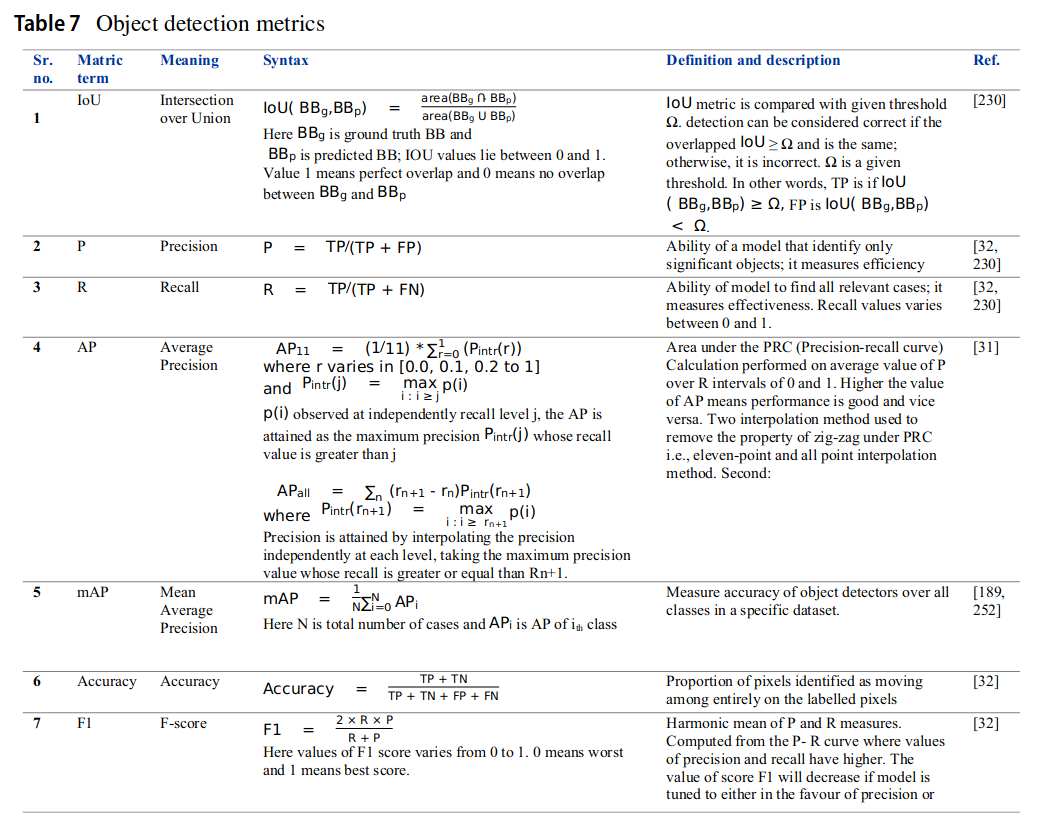
#> input picture Documents/Images/Pasted image 20240804195427.png, 1048 x 828 px; its folder holds only this picture in this run
$ python -i graph_cut.py   (imports and definitions only)
#> lines starting #> are read from the running program, lines starting #| are printed output that depends on the picture; after the words box and inside, x2 and y2 are one past the last pixel; in counts of white or black regions, pixels touching at a corner belong together
import os
import cv2
import numpy as np
from sklearn.mixture import GaussianMixture

def apply_graph_cut(image):
    # Convert image to RGB if it's grayscale
    if len(image.shape) == 2:
        image = cv2.cvtColor(image, cv2.COLOR_GRAY2RGB)

    # Reshape the image
    pixel_values = image.reshape((-1, 3))

    # Fit a Gaussian Mixture Model
    gmm = GaussianMixture(n_components=2, covariance_type='full')
    gmm.fit(pixel_values)

    # Predict labels
    labels = gmm.predict(pixel_values)

    # Reshape labels back to image shape
    segmented = labels.reshape(image.shape[:2])

    # Create a binary mask
    mask = np.zeros(segmented.shape, dtype=np.uint8)
    mask[segmented == 1] = 255

    # Apply morphological operations to clean up the mask
    kernel = np.ones((5,5), np.uint8)
    mask = cv2.morphologyEx(mask, cv2.MORPH_OPEN, kernel)
    mask = cv2.morphologyEx(mask, cv2.MORPH_CLOSE, kernel)

    return mask

def trace_foreground(image, mask):
    # Find contours
    contours, _ = cv2.findContours(mask, cv2.RETR_EXTERNAL, cv2.CHAIN_APPROX_SIMPLE)

    # Draw contours on the original image
    result = image.copy()
    cv2.drawContours(result, contours, -1, (0, 255, 0), 2)

    return result

def process_images(input_folder, output_folder):
    # Create output folder if it doesn't exist
    if not os.path.exists(output_folder):
        os.makedirs(output_folder)

    # Process each image in the input folder
    for filename in os.listdir(input_folder):
        if filename.lower().endswith(('.png', '.jpg', '.jpeg')):
            # Read the image
            image_path = os.path.join(input_folder, filename)
            image = cv2.imread(image_path)

            # Apply graph cut
            mask = apply_graph_cut(image)

            # Trace foreground
            result = trace_foreground(image, mask)

            # Save the result
            output_path = os.path.join(output_folder, f"traced_{filename}")
            cv2.imwrite(output_path, result)

            print(f"Processed: {filename}")

# Usage
input_folder = "/home/simon/OneDrive/University/Fourth_Year/Second Semester/EEE4022S/MeerVision/data/test/meerkat"
output_folder = "/home/simon/OneDrive/University/Fourth_Year/Second Semester/EEE4022S/MeerVision/Testing/Vision/results"
# [1 line not run here, left out]

>>> import cv2
>>> picture = cv2.imread('../../Documents/Images/Pasted image 20240804195427.png')
#> picture is the input picture: shape (828, 1048, 3); mean B, G, R 242.7, 242.5, 242.4
>>> result = apply_graph_cut(picture)
#> in apply_graph_cut, `segmented = labels.reshape(image.shape[:2])`:
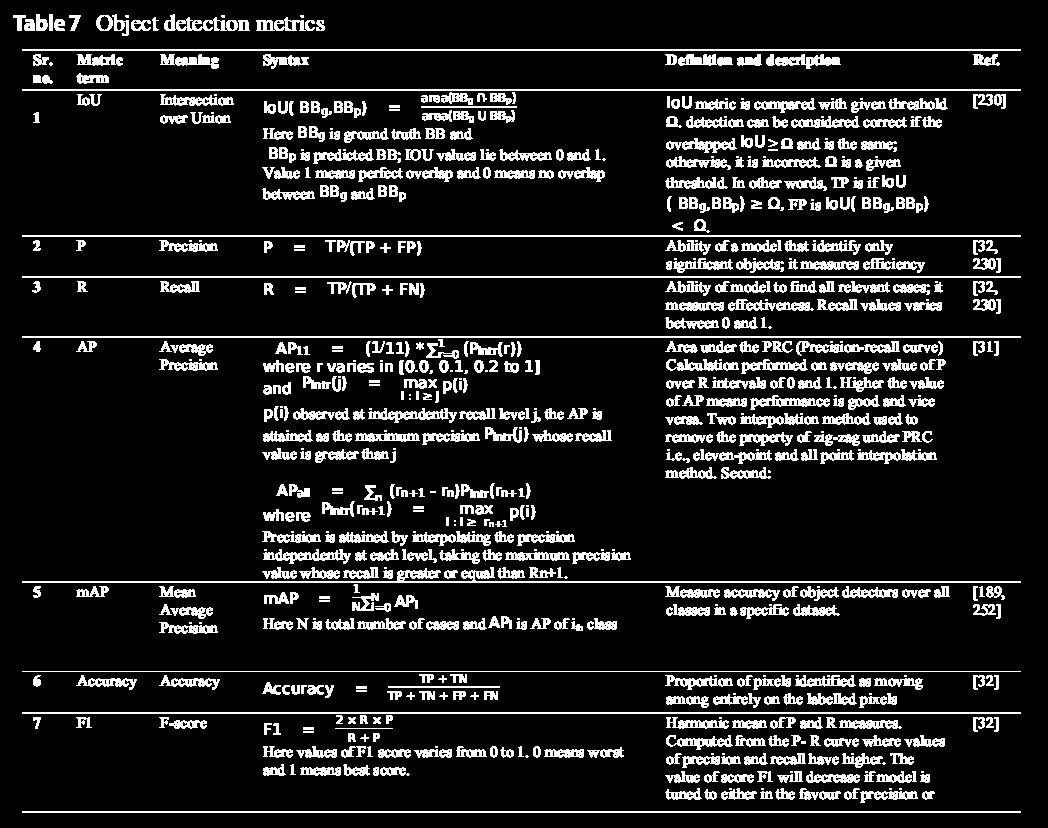
#> segmented: shape (828, 1048) int64; values 0 (black) and 1 (white), 12.5% white; 749 white regions (134 under 20 px), largest, box (x1, y1, x2, y2) and area: (22, 567, 1021, 583) 2538, (22, 49, 1021, 51) 1998, (22, 89, 1021, 91) 1998
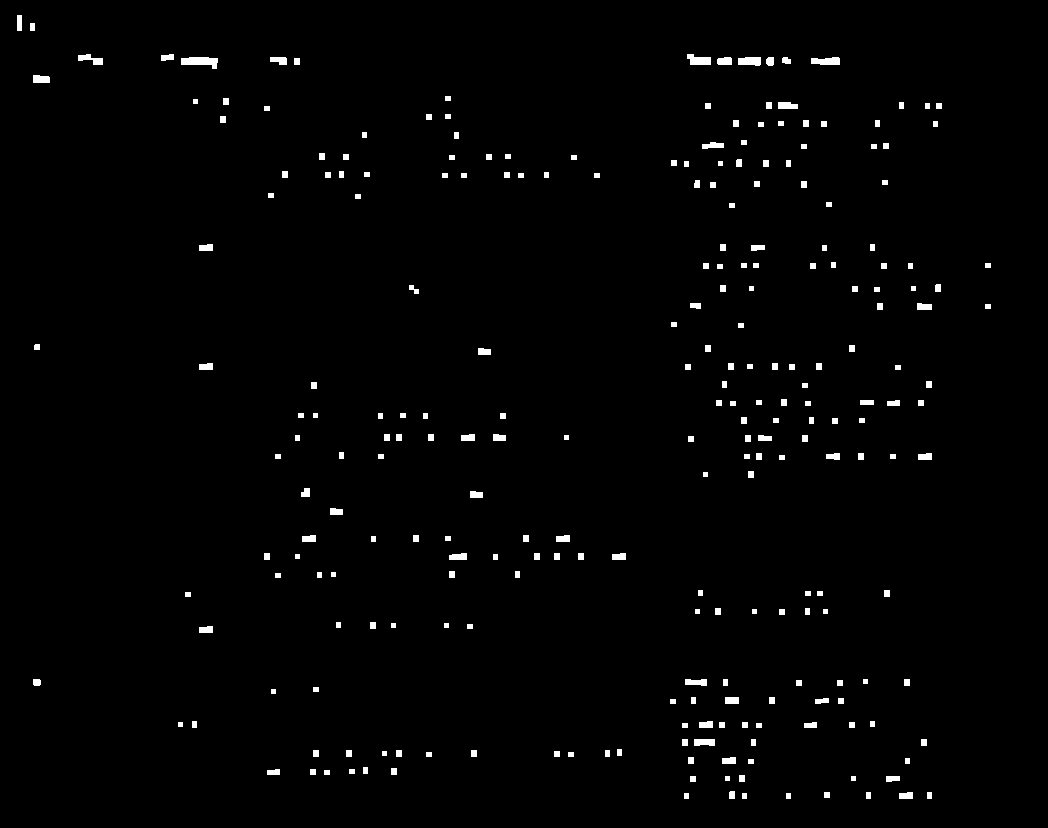
#> result: shape (828, 1048); 1.4% white; 258 white regions, largest, box (x1, y1, x2, y2) and area: (181, 57, 218, 69) 297, (687, 54, 711, 65) 195, (811, 57, 840, 65) 194
